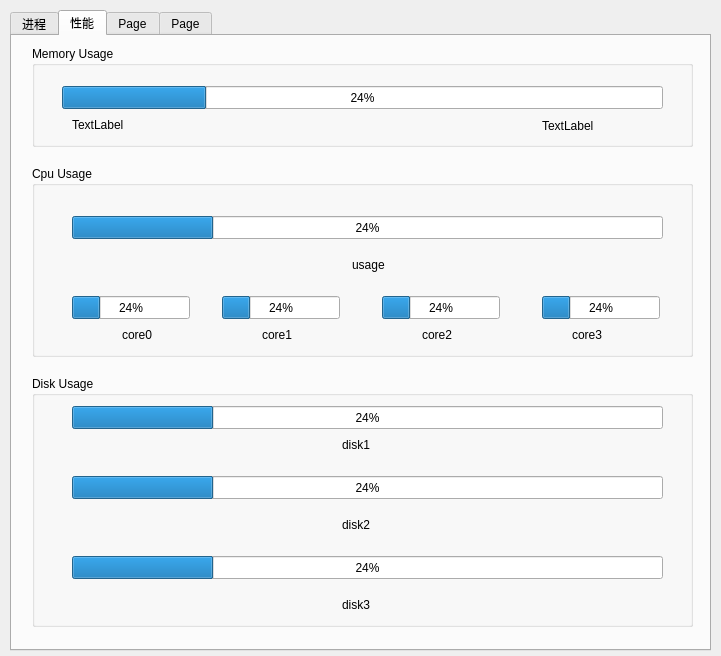
<?xml version="1.0" encoding="UTF-8"?>
<ui version="4.0">
 <class>TaskManager</class>
 <widget class="QWidget" name="TaskManager">
  <property name="geometry">
   <rect>
    <x>0</x>
    <y>0</y>
    <width>721</width>
    <height>656</height>
   </rect>
  </property>
  <property name="windowTitle">
   <string>TaskManager</string>
  </property>
  <widget class="QTabWidget" name="tabWidget">
   <property name="geometry">
    <rect>
     <x>10</x>
     <y>10</y>
     <width>701</width>
     <height>641</height>
    </rect>
   </property>
   <property name="currentIndex">
    <number>1</number>
   </property>
   <widget class="QWidget" name="tab">
    <attribute name="title">
     <string>进程</string>
    </attribute>
    <widget class="QTableWidget" name="tableWidget">
     <property name="geometry">
      <rect>
       <x>0</x>
       <y>0</y>
       <width>691</width>
       <height>571</height>
      </rect>
     </property>
    </widget>
    <widget class="QPushButton" name="pushButton">
     <property name="geometry">
      <rect>
       <x>590</x>
       <y>580</y>
       <width>89</width>
       <height>25</height>
      </rect>
     </property>
     <property name="text">
      <string>结束进程</string>
     </property>
    </widget>
   </widget>
   <widget class="QWidget" name="tab_2">
    <attribute name="title">
     <string>性能</string>
    </attribute>
    <widget class="QGroupBox" name="groupBox_2">
     <property name="geometry">
      <rect>
       <x>20</x>
       <y>10</y>
       <width>661</width>
       <height>101</height>
      </rect>
     </property>
     <property name="title">
      <string>Memory Usage</string>
     </property>
     <widget class="QProgressBar" name="progressBar_mem">
      <property name="geometry">
       <rect>
        <x>30</x>
        <y>40</y>
        <width>601</width>
        <height>23</height>
       </rect>
      </property>
      <property name="value">
       <number>24</number>
      </property>
     </widget>
     <widget class="QLabel" name="label_memused">
      <property name="geometry">
       <rect>
        <x>40</x>
        <y>70</y>
        <width>241</width>
        <height>17</height>
       </rect>
      </property>
      <property name="text">
       <string>TextLabel</string>
      </property>
     </widget>
     <widget class="QLabel" name="label_memtotal">
      <property name="geometry">
       <rect>
        <x>510</x>
        <y>70</y>
        <width>131</width>
        <height>20</height>
       </rect>
      </property>
      <property name="text">
       <string>TextLabel</string>
      </property>
     </widget>
    </widget>
    <widget class="QGroupBox" name="groupBox_3">
     <property name="geometry">
      <rect>
       <x>20</x>
       <y>130</y>
       <width>661</width>
       <height>191</height>
      </rect>
     </property>
     <property name="title">
      <string>Cpu Usage</string>
     </property>
     <widget class="QProgressBar" name="progressBar_cpu">
      <property name="geometry">
       <rect>
        <x>40</x>
        <y>50</y>
        <width>591</width>
        <height>23</height>
       </rect>
      </property>
      <property name="value">
       <number>24</number>
      </property>
     </widget>
     <widget class="QProgressBar" name="progressBar_cpu0">
      <property name="geometry">
       <rect>
        <x>40</x>
        <y>130</y>
        <width>118</width>
        <height>23</height>
       </rect>
      </property>
      <property name="value">
       <number>24</number>
      </property>
     </widget>
     <widget class="QProgressBar" name="progressBar_cpu1">
      <property name="geometry">
       <rect>
        <x>190</x>
        <y>130</y>
        <width>118</width>
        <height>23</height>
       </rect>
      </property>
      <property name="value">
       <number>24</number>
      </property>
     </widget>
     <widget class="QProgressBar" name="progressBar_cpu2">
      <property name="geometry">
       <rect>
        <x>350</x>
        <y>130</y>
        <width>118</width>
        <height>23</height>
       </rect>
      </property>
      <property name="value">
       <number>24</number>
      </property>
     </widget>
     <widget class="QProgressBar" name="progressBar_cpu3">
      <property name="geometry">
       <rect>
        <x>510</x>
        <y>130</y>
        <width>118</width>
        <height>23</height>
       </rect>
      </property>
      <property name="value">
       <number>24</number>
      </property>
     </widget>
     <widget class="QLabel" name="label">
      <property name="geometry">
       <rect>
        <x>90</x>
        <y>160</y>
        <width>67</width>
        <height>17</height>
       </rect>
      </property>
      <property name="text">
       <string>core0</string>
      </property>
     </widget>
     <widget class="QLabel" name="label_2">
      <property name="geometry">
       <rect>
        <x>230</x>
        <y>160</y>
        <width>67</width>
        <height>17</height>
       </rect>
      </property>
      <property name="text">
       <string>core1</string>
      </property>
     </widget>
     <widget class="QLabel" name="label_3">
      <property name="geometry">
       <rect>
        <x>390</x>
        <y>160</y>
        <width>67</width>
        <height>17</height>
       </rect>
      </property>
      <property name="text">
       <string>core2</string>
      </property>
     </widget>
     <widget class="QLabel" name="label_4">
      <property name="geometry">
       <rect>
        <x>540</x>
        <y>160</y>
        <width>67</width>
        <height>17</height>
       </rect>
      </property>
      <property name="text">
       <string>core3</string>
      </property>
     </widget>
     <widget class="QLabel" name="label_5">
      <property name="geometry">
       <rect>
        <x>320</x>
        <y>90</y>
        <width>67</width>
        <height>17</height>
       </rect>
      </property>
      <property name="text">
       <string>usage</string>
      </property>
     </widget>
    </widget>
    <widget class="QGroupBox" name="groupBox_4">
     <property name="geometry">
      <rect>
       <x>20</x>
       <y>340</y>
       <width>661</width>
       <height>251</height>
      </rect>
     </property>
     <property name="title">
      <string>Disk Usage</string>
     </property>
     <widget class="QProgressBar" name="progressBar_disk1">
      <property name="geometry">
       <rect>
        <x>40</x>
        <y>30</y>
        <width>591</width>
        <height>23</height>
       </rect>
      </property>
      <property name="value">
       <number>24</number>
      </property>
     </widget>
     <widget class="QLabel" name="label_6">
      <property name="geometry">
       <rect>
        <x>310</x>
        <y>60</y>
        <width>67</width>
        <height>17</height>
       </rect>
      </property>
      <property name="text">
       <string>disk1</string>
      </property>
     </widget>
     <widget class="QLabel" name="label_11">
      <property name="geometry">
       <rect>
        <x>310</x>
        <y>140</y>
        <width>67</width>
        <height>17</height>
       </rect>
      </property>
      <property name="text">
       <string>disk2</string>
      </property>
     </widget>
     <widget class="QProgressBar" name="progressBar_disk2">
      <property name="geometry">
       <rect>
        <x>40</x>
        <y>100</y>
        <width>591</width>
        <height>23</height>
       </rect>
      </property>
      <property name="value">
       <number>24</number>
      </property>
     </widget>
     <widget class="QLabel" name="label_14">
      <property name="geometry">
       <rect>
        <x>310</x>
        <y>220</y>
        <width>67</width>
        <height>17</height>
       </rect>
      </property>
      <property name="text">
       <string>disk3</string>
      </property>
     </widget>
     <widget class="QProgressBar" name="progressBar_disk3">
      <property name="geometry">
       <rect>
        <x>40</x>
        <y>180</y>
        <width>591</width>
        <height>23</height>
       </rect>
      </property>
      <property name="value">
       <number>24</number>
      </property>
     </widget>
    </widget>
   </widget>
   <widget class="QWidget" name="tab_3">
    <attribute name="title">
     <string>Page</string>
    </attribute>
   </widget>
   <widget class="QWidget" name="tab_4">
    <attribute name="title">
     <string>Page</string>
    </attribute>
   </widget>
  </widget>
 </widget>
 <layoutdefault spacing="6" margin="11"/>
 <resources/>
 <connections/>
</ui>
